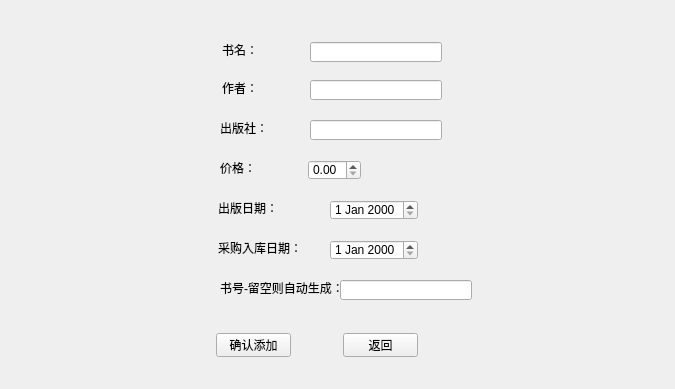
<?xml version="1.0" encoding="UTF-8"?>
<ui version="4.0">
 <class>AddBookWidget</class>
 <widget class="QWidget" name="AddBookWidget">
  <property name="geometry">
   <rect>
    <x>0</x>
    <y>0</y>
    <width>675</width>
    <height>389</height>
   </rect>
  </property>
  <property name="windowTitle">
   <string>添加新书</string>
  </property>
  <widget class="QLabel" name="label_7">
   <property name="geometry">
    <rect>
     <x>218</x>
     <y>240</y>
     <width>81</width>
     <height>16</height>
    </rect>
   </property>
   <property name="text">
    <string>采购入库日期：</string>
   </property>
  </widget>
  <widget class="QDateEdit" name="m_publishDateEdit_2">
   <property name="geometry">
    <rect>
     <x>330</x>
     <y>240</y>
     <width>88</width>
     <height>20</height>
    </rect>
   </property>
   <property name="sizePolicy">
    <sizepolicy hsizetype="Expanding" vsizetype="Fixed">
     <horstretch>0</horstretch>
     <verstretch>0</verstretch>
    </sizepolicy>
   </property>
  </widget>
  <widget class="QLabel" name="label_6">
   <property name="geometry">
    <rect>
     <x>220</x>
     <y>280</y>
     <width>121</width>
     <height>16</height>
    </rect>
   </property>
   <property name="text">
    <string>书号-留空则自动生成：</string>
   </property>
  </widget>
  <widget class="QLineEdit" name="m_titleLineEdit_2">
   <property name="geometry">
    <rect>
     <x>340</x>
     <y>280</y>
     <width>132</width>
     <height>20</height>
    </rect>
   </property>
  </widget>
  <widget class="QLabel" name="label">
   <property name="geometry">
    <rect>
     <x>222</x>
     <y>42</y>
     <width>36</width>
     <height>16</height>
    </rect>
   </property>
   <property name="text">
    <string>书名：</string>
   </property>
  </widget>
  <widget class="QLineEdit" name="m_titleLineEdit">
   <property name="geometry">
    <rect>
     <x>310</x>
     <y>42</y>
     <width>132</width>
     <height>20</height>
    </rect>
   </property>
  </widget>
  <widget class="QLabel" name="label_2">
   <property name="geometry">
    <rect>
     <x>222</x>
     <y>80</y>
     <width>36</width>
     <height>16</height>
    </rect>
   </property>
   <property name="text">
    <string>作者：</string>
   </property>
  </widget>
  <widget class="QLineEdit" name="m_authorLineEdit">
   <property name="geometry">
    <rect>
     <x>310</x>
     <y>80</y>
     <width>132</width>
     <height>20</height>
    </rect>
   </property>
  </widget>
  <widget class="QLabel" name="label_3">
   <property name="geometry">
    <rect>
     <x>218</x>
     <y>200</y>
     <width>60</width>
     <height>16</height>
    </rect>
   </property>
   <property name="text">
    <string>出版日期：</string>
   </property>
  </widget>
  <widget class="QDateEdit" name="m_publishDateEdit">
   <property name="geometry">
    <rect>
     <x>330</x>
     <y>200</y>
     <width>88</width>
     <height>20</height>
    </rect>
   </property>
   <property name="sizePolicy">
    <sizepolicy hsizetype="Expanding" vsizetype="Fixed">
     <horstretch>0</horstretch>
     <verstretch>0</verstretch>
    </sizepolicy>
   </property>
  </widget>
  <widget class="QLineEdit" name="m_publishLineEdit">
   <property name="geometry">
    <rect>
     <x>310</x>
     <y>120</y>
     <width>132</width>
     <height>20</height>
    </rect>
   </property>
  </widget>
  <widget class="QLabel" name="label_4">
   <property name="geometry">
    <rect>
     <x>220</x>
     <y>120</y>
     <width>48</width>
     <height>16</height>
    </rect>
   </property>
   <property name="text">
    <string>出版社：</string>
   </property>
  </widget>
  <widget class="QDoubleSpinBox" name="m_priceSpinBox">
   <property name="geometry">
    <rect>
     <x>308</x>
     <y>160</y>
     <width>53</width>
     <height>20</height>
    </rect>
   </property>
   <property name="sizePolicy">
    <sizepolicy hsizetype="Expanding" vsizetype="Fixed">
     <horstretch>0</horstretch>
     <verstretch>0</verstretch>
    </sizepolicy>
   </property>
  </widget>
  <widget class="QLabel" name="label_5">
   <property name="geometry">
    <rect>
     <x>220</x>
     <y>160</y>
     <width>36</width>
     <height>16</height>
    </rect>
   </property>
   <property name="text">
    <string>价格：</string>
   </property>
  </widget>
  <widget class="QPushButton" name="m_addButton">
   <property name="geometry">
    <rect>
     <x>216</x>
     <y>333</y>
     <width>75</width>
     <height>24</height>
    </rect>
   </property>
   <property name="text">
    <string>确认添加</string>
   </property>
  </widget>
  <widget class="QPushButton" name="m_returnButton">
   <property name="geometry">
    <rect>
     <x>343</x>
     <y>333</y>
     <width>75</width>
     <height>24</height>
    </rect>
   </property>
   <property name="text">
    <string>返回</string>
   </property>
  </widget>
 </widget>
 <resources/>
 <connections/>
</ui>
